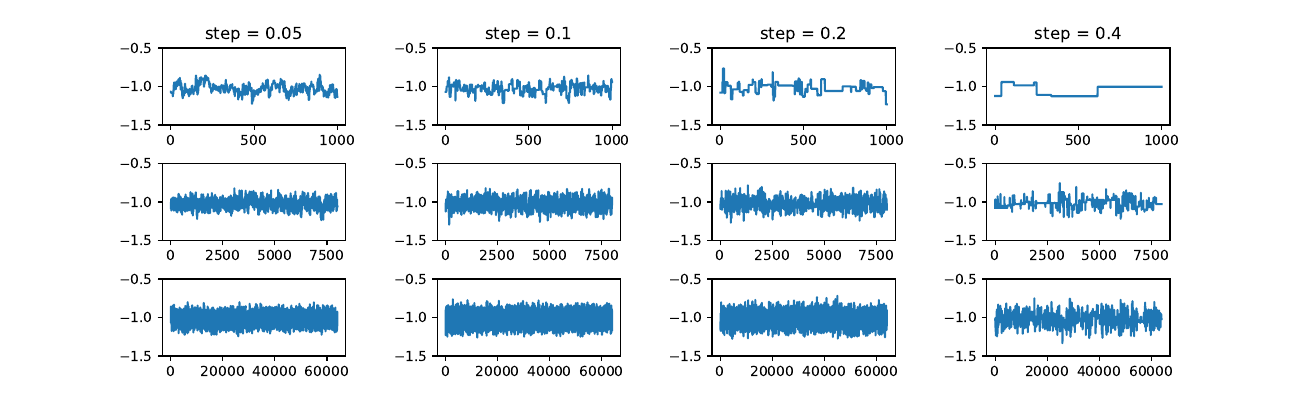

Write the Python code that produced this figure.
import os
os.environ["KMP_DUPLICATE_LIB_OK"] = "TRUE"
import torch
import torch.nn as nn
import torch.distributions as dist
import copy
import random
import pandas as pd


N = 50
beta0 = torch.tensor([-1.0])
beta_true = torch.tensor([2.0])
sigma_true = torch.tensor([0.5])

X = dist.Uniform(-1,1).sample((N,))
Y = beta0 + X *beta_true + sigma_true*torch.normal(0,1, (N,))
data = {'x' : X,'y' : Y}

class BayesNet_o(nn.Module):
    def __init__(self, seed = 42):
        super().__init__()
        torch.random.manual_seed(seed)
        # Initialize the parameters with some random values
        self.beta0 = nn.Parameter(torch.tensor([0.0]))
        self.beta = nn.Parameter(torch.tensor([0.0]))
        self.sigma = nn.Parameter(torch.tensor([1.0]) ) # this has to be positive
    def forward(self, data: dict):
        return self.beta0 + self.beta*data['x']

    def loglik(self, data):
        # Evaluates the log of the likelihood given a set of X and Y
        yhat = self.forward(data)
        logprob = dist.Normal(yhat, self.sigma.abs()).log_prob(data['y'])
        return logprob.sum() / data["y"].shape[0] * 50

    def logprior(self):
        # Return a scalar of 0 since we have uniform prior
        return torch.tensor(0.0)

    def logpost(self, data):
        return self.loglik(data) + self.logprior()




class MetropolisOptimizer():
    def __init__(self, net, alpha):
        super().__init__()
        self.net = net
        self.alpha = alpha
        self.d = sum(p.numel() for p in self.net.parameters())

    @torch.no_grad()
    def step(self, data=None):
        # Step 1:
        proposal_net = copy.deepcopy(
            self.net)  # we copy the whole network instead of just the parameters for simplicity
        for name, par in proposal_net.named_parameters():
            newpar = par + torch.normal(torch.zeros_like(par), self.alpha)
            par.copy_(newpar)

        # Step 2: calculate ratio

        ratio = torch.exp(proposal_net.logpost(data) - self.net.logpost(data))

        # print(proposal_net.logpost(data) - self.net.logpost(data),ratio)
        # Step 3: update with some probability:
        if (random.random() < ratio).bool():
            self.net = proposal_net
        else:
            pass
        return self.net

    def fit(self, data=None, num_steps=1000):
        # We create one tensor per parameter so that we can keep track of the parameter values over time:
        parameter_trace = np.empty([num_steps, self.d])

        for s in tqdm(range(num_steps)):
            current_net = self.step(data)
            j = 0
            for key, val in current_net.named_parameters():
                parameter_trace[s:(s + 1), j] = val.data
                j = j + 1
        return parameter_trace


from scipy import stats


class BayesNet(nn.Module):
    def __init__(self, seed=42):
        super().__init__()
        torch.random.manual_seed(seed)
        # Initialize the parameters with some random values
        self.beta0 = nn.Parameter(torch.tensor([0.0]))
        self.beta = nn.Parameter(torch.tensor([0.0]))
        self.sigma = nn.Parameter(torch.tensor([1.0]))  # this has to be positive

    def forward(self, data: dict):
        return self.beta0 + self.beta * data['x']

    def loglik(self, data):
        # Evaluates the log of the likelihood given a set of X and Y
        yhat = self.forward(data)
        logprob = dist.Normal(yhat, self.sigma.abs()).log_prob(data['y'])

        return logprob.sum() / data["y"].shape[0] * 50


def log_trans_prob(net, net_star):
    log_trans_prob = torch.tensor([0], dtype=torch.float64)
    for p, p_star in zip(net.parameters(), net_star.parameters()):
        log_trans_prob = log_trans_prob + torch.log(
            torch.tensor([stats.norm.pdf(p.detach().numpy()[0], p_star.detach().numpy()[0])]))
    return log_trans_prob





class GMOptimizer():
    def __init__(self, net, alpha, N):
        super().__init__()
        self.net = net  # model
        self.alpha = alpha  # learning radio
        self.N = N  # parallel number
        self.d = sum(p.numel() for p in self.net.parameters())  # 参数维度为d

    @torch.no_grad()
    def update(self,net):
        my_net = copy.deepcopy(net)
        for name, par in my_net.named_parameters():
            newpar = par + torch.normal(torch.zeros_like(par), self.alpha)
            par.copy_(newpar)
        return my_net

    @torch.no_grad()
    def step(self, data=None, proposal_nets=None):
        # Step 1:
        # 计算接受率（可并行）
        K = np.empty([self.N + 1, 1])
        A = np.empty([self.N + 1, 1])
        for j in range(self.N + 1):
            temp = 0
            for k in range(self.N + 1):
                K[k] = log_trans_prob(proposal_nets[j], proposal_nets[k]).item()
                if j != k:
                    temp += K[k]
            A[j, 0] = temp + proposal_nets[j].loglik(data).item()
            # print("proposal_nets[j].loglik(data).item()",proposal_nets[j].loglik(data).item())
        # 根据接受率采样

        B = pd.DataFrame(np.exp(A).reshape(-1))
        index = pd.DataFrame(np.linspace(0, self.N, self.N + 1).astype(np.int32))
        index_weight = index.sample(self.N + 1, replace=True, weights=B[0]).values.reshape(-1)

        new_proposal_nets = copy.deepcopy(proposal_nets)
        for i, j in zip(index_weight, index.values.reshape(-1)):
            new_proposal_nets[j] = proposal_nets[i]

        I = np.random.choice(np.linspace(0, self.N, self.N + 1).astype(np.int32), 1)
        self.net = new_proposal_nets[I[0]]
        return new_proposal_nets

    def fit(self, data=None, num_steps=1000):
        # We create one tensor per parameter so that we can keep track of the parameter values over time:

        parameter_trace = np.empty([num_steps*(self.N+1), self.d])
        proposal_nets = {}
        for s in tqdm(range(num_steps)):
            # 1.建议参数
            proposal_nets[0] = copy.deepcopy(self.net)
            # generate N new points from the proposal 初始化产生N个建议网络（可并行）
            for i in range(1, self.N + 1):
                proposal_nets[i] = copy.deepcopy(self.update(proposal_nets[0]))
            # 2.优化采样
            current_nets = self.step(data, proposal_nets)

            # 3.记录样本
            j = 0
            for i,current_net in zip(range(self.N+1), current_nets):
                for key, val in current_nets[current_net].named_parameters():
                    parameter_trace[s*(self.N+1)+i:(s*(self.N+1)+i+1), j] = val.data
                    j = (j + 1)% 3
        return parameter_trace


class preMOptimizer():
    def __init__(self, net, alpha, N):
        super().__init__()
        self.net = net  # model
        self.alpha = alpha  # learning radio
        self.N = N  # parallel number log2(N+1)
        self.d = sum(p.numel() for p in self.net.parameters())  # 参数维度为d

    @torch.no_grad()
    def update(self,net):
        my_net = copy.deepcopy(net)
        for name, par in my_net.named_parameters():
            newpar = par + torch.normal(torch.zeros_like(par), self.alpha)
            par.copy_(newpar)
        return my_net

    @torch.no_grad()
    def step(self, data=None, proposal_nets=None):
        # Step 1:
        # 计算接受率（可并行）
        tree_deep = math.log2(self.N + 1)
        K = np.empty([self.N + 1, 1])
        A = np.zeros([self.N + 1, 1])
        weights = np.empty([self.N + 1, 1])
        for all in range(self.N + 1):
            weights[all, 0] = np.exp(proposal_nets[all].loglik(data).item())
        # 计算接受率（可并行）
        for all in range(self.N + 1):
            for c in range(int(tree_deep)):
                judg = all
                j = int(math.pow(2, c + 1))
                half_j = int(j / 2)
                if judg > 0:
                    deep = int(math.log2(judg))
                while (judg > j - 1):
                    if judg >= int(math.pow(2, deep)):
                        judg = judg - int(math.pow(2, deep))

                    deep = deep - 1
                if (judg < half_j):
                    w_new = weights[judg, 0] * np.exp(
                        log_trans_prob(proposal_nets[judg], proposal_nets[judg + half_j]).item())
                    w_old = weights[judg + half_j, 0] * np.exp(
                        log_trans_prob(proposal_nets[judg + half_j], proposal_nets[judg]).item())

                else:
                    w_new = weights[judg, 0] * np.exp(
                        log_trans_prob(proposal_nets[judg], proposal_nets[judg - half_j]).item())
                    w_old = weights[judg - half_j, 0] * np.exp(
                        log_trans_prob(proposal_nets[judg - half_j], proposal_nets[judg]).item())

                A[all, 0] = A[all, 0] + np.log(w_new / (w_new + w_old))

        # A = (A - np.mean(A)) / np.std(A)
        # 根据接受率采样
        B = pd.DataFrame(np.exp(A).reshape(-1))

        index = pd.DataFrame(np.linspace(0, self.N, self.N + 1).astype(np.int32))

        index_weight = index.sample(self.N + 1, replace=True, weights=B[0]).values.reshape(-1)

        new_proposal_nets = copy.deepcopy(proposal_nets)
        for i, j in zip(index_weight, index.values.reshape(-1)):
            new_proposal_nets[j] = proposal_nets[i]

        I = np.random.choice(np.linspace(0, self.N, self.N + 1).astype(np.int32), 1)

        self.net = new_proposal_nets[I[0]]

        return new_proposal_nets

    def fit(self, data=None, num_steps=1000):
        # We create one tensor per parameter so that we can keep track of the parameter values over time:

        parameter_trace = np.empty([num_steps, self.d])
        proposal_nets = {}
        tree_deep = math.log2(self.N + 1)

        for s in tqdm(range(num_steps)):
            proposal_nets[0] = copy.deepcopy(self.net)
            for i in range(int(tree_deep)):
                j = int(math.pow(2, i))
                for k in range(int(j)):
                    proposal_nets[k + j] = copy.deepcopy(self.update(proposal_nets[k]))

            current_nets = self.step(data, proposal_nets)
            j = 0
            for key, val in self.net.named_parameters():
                parameter_trace[s:(s + 1), j] = val.data
                j = j + 1
        return parameter_trace


from tqdm import tqdm



class GMpreOptimizerV2():
    def __init__(self, net, alpha, N, deep):
        super().__init__()
        self.net = net  # model
        self.alpha = alpha  # learning radio
        self.N = N  # parallel number
        self.deep = deep
        self.d = sum(p.numel() for p in self.net.parameters())  # 参数维度为d

    @torch.no_grad()
    def update(self,net):
        my_net = copy.deepcopy(net)
        for name, par in my_net.named_parameters():
            newpar = par + torch.normal(torch.zeros_like(par), self.alpha)
            par.copy_(newpar)
        return my_net

    @torch.no_grad()
    def step(self, data=None, proposal_nets=None):
        # Step 1:
        # 计算接受率（可并行）

        A = np.ones([(self.N + 1) ** self.deep, 1])
        weights = np.empty([(self.N + 1) ** self.deep, 1])
        w_t = np.ones([self.N + 1, 1])
        for all in range((self.N + 1) ** self.deep):
            weights[all, 0] = np.exp(proposal_nets[all].loglik(data).item())

        # 计算接受率
        for i in range(self.deep):
            temp = (self.N + 1) ** i
            for h in range((self.N + 1) ** i):

                for j in range(self.N + 1):
                    w_t[j, 0] = weights[h + j * temp, 0]
                for j in range(self.N + 1):
                    for k in range(self.N + 1):
                        if j != k:
                            w_t[j, 0] = w_t[j, 0] * np.exp(
                                log_trans_prob(proposal_nets[h + j * temp], proposal_nets[h + k * temp]).item())
                for j in range(self.N + 1):
                    A[h + j * temp, 0] = A[h + j * temp, 0] * w_t[j, 0] / w_t.sum()
            if i < self.deep - 1:
                for l in range((self.N + 1) ** (i + 2) - (self.N + 1) ** (i + 1)):
                    A[l + (self.N + 1) ** (i + 1), 0] = A[(l + (self.N + 1) ** (i + 1)) % ((self.N + 1) * (i + 1)), 0]

        # 根据接受率采样

        B = pd.DataFrame(A.reshape(-1))
        index = pd.DataFrame(np.linspace(0, (self.N + 1) ** self.deep - 1, (self.N + 1) ** self.deep).astype(np.int32))
        index_weight = index.sample((self.N + 1) ** self.deep, replace=True, weights=B[0]).values.reshape(-1)

        new_proposal_nets = copy.deepcopy(proposal_nets)
        for i, j in zip(index_weight, index.values.reshape(-1)):
            new_proposal_nets[j] = proposal_nets[i]

        I = np.random.choice(np.linspace(0, (self.N + 1) ** self.deep - 1, (self.N + 1) ** self.deep).astype(np.int32),
                             1)
        self.net = new_proposal_nets[I[0]]
        return new_proposal_nets

    def fit(self, data=None, num_steps=1000):
        # We create one tensor per parameter so that we can keep track of the parameter values over time:

        parameter_trace = np.empty([num_steps*(self.N+1)**self.deep, self.d])
        proposal_nets = {}
        for s in tqdm(range(num_steps)):
            # 1.建议参数
            proposal_nets[0] = copy.deepcopy(self.net)
            # generate N new points from the proposal 初始化产生N个建议网络（可并行）
            for i in range(self.deep):
                temp = (self.N + 1) ** i
                for j in range(self.N):
                    for k in range(temp):
                        proposal_nets[k + temp * (j + 1)] = copy.deepcopy(self.update(proposal_nets[k]))
            # 2.优化采样
            current_nets = self.step(data, proposal_nets)
            # 3.记录样本
            j = 0
            for i,current_net in zip(range((self.N+1)**self.deep),current_nets):
                for key, val in current_nets[current_net].named_parameters():
                    parameter_trace[s*(self.N+1)**self.deep+i:(s*(self.N+1)**self.deep+i+1), j] = val.data
                    j = (j + 1)%3
        return parameter_trace


import matplotlib.pyplot as plt
import numpy as np
import math


steps = [0.05, 0.1, 0.2, 0.4]
number_opt = 3
fig = plt.figure(figsize=(13, 4))
for i, step in zip(range(len(steps)), steps):
    # 1.MH
    model = BayesNet_o()
    # 实例化优化器，优化的对象就是上述模型
    sample_num = 1000
    trainer = MetropolisOptimizer(model, alpha=step)
    parameter_trace = trainer.fit(data, num_steps=sample_num+1500)

    line = np.linspace(0, sample_num, sample_num)
    fig_1 = plt.subplot(number_opt, len(steps), i + 1)
    plt.ylim(-1.5, -0.5)
    plt.title("step = "+str(step))
    plt.plot(line, parameter_trace[parameter_trace.shape[0] - sample_num:parameter_trace.shape[0], 0])

    # 2.GMP
    model = BayesNet()
    # 实例化优化器，优化的对象就是上述模型
    trainer = GMOptimizer(model, alpha=step, N=7)
    sample_num = sample_num * 8
    parameter_trace = trainer.fit(data, num_steps=int((sample_num+1500)/8))

    line = np.linspace(0, sample_num, sample_num)
    fig_2 = plt.subplot(number_opt, len(steps), len(steps) + i + 1)
    plt.ylim(-1.5, -0.5)
    plt.plot(line, parameter_trace[parameter_trace.shape[0] - sample_num:parameter_trace.shape[0], 0])

    # 3. PMP
    model = BayesNet()
    # 实例化优化器，优化的对象就是上述模型
    trainer = GMpreOptimizerV2(model, alpha=step, N=7, deep=2)
    sample_num = sample_num * 8
    parameter_trace = trainer.fit(data, num_steps=int((sample_num+2000)/64))

    line = np.linspace(0, sample_num, sample_num)
    fig_3 = plt.subplot(number_opt, len(steps), 2*len(steps) + i + 1)
    plt.ylim(-1.5, -0.5)
    plt.plot(line, parameter_trace[parameter_trace.shape[0] - sample_num:parameter_trace.shape[0], 0])


plt.subplots_adjust(hspace=0.5, wspace=0.5)



plt.savefig("lb.pdf")
